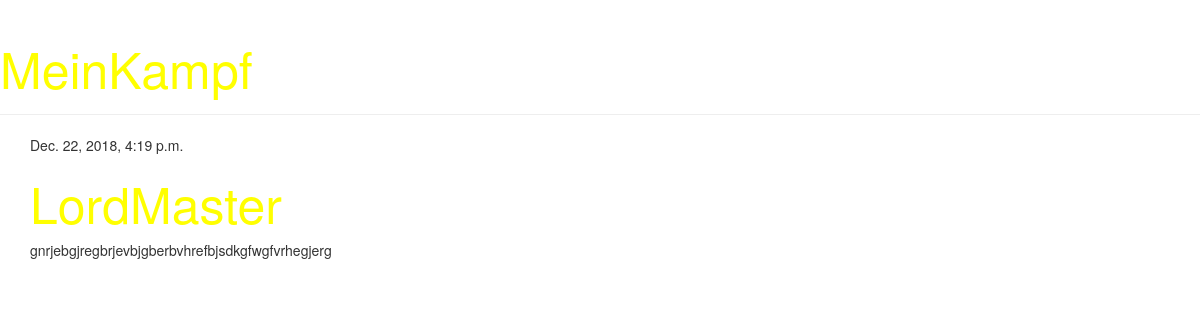
Before: / with the older database file.
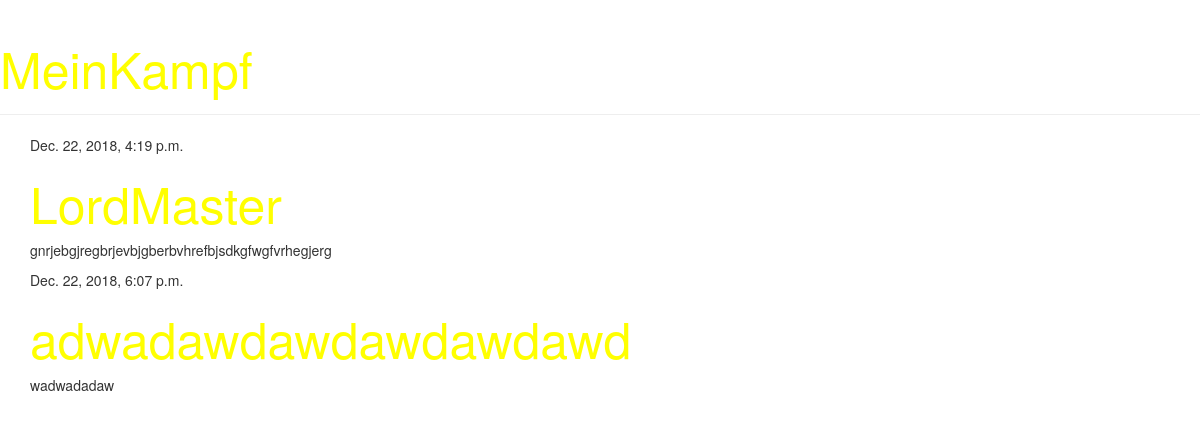
After: the same page with the newer database file.
### blog/models.py (models this page shows, shortened)
class Post(models.Model):
    author = models.ForeignKey(settings.AUTH_USER_MODEL, on_delete=models.CASCADE)
    title = models.CharField(max_length=200)
    text = models.TextField()
    created_date = models.DateTimeField(default=timezone.now)
    published_date = models.DateTimeField(blank=True, null=True)

### blog/views.py (the view)
def post_list(request):
    posts = Post.objects.filter(published_date__lte=timezone.now()).order_by('published_date')
    return render(request, 'blog/post_list.html', {'posts': posts})

### blog/templates/blog/post_list.html
{% extends 'blog/base.html' %}
{% block content %}
    {% for post in posts %}
        <div class="post">
            <div class="date">
                {{ post.published_date }}
            </div>
            <h1><a href="{% url 'post_detail' pk=post.pk %}">{{ post.title }}</a></h1>
            <p>{{ post.text|linebreaksbr }}</p>
        </div>
    {% endfor %}
{% endblock %}

### blog/templates/blog/base.html (shortened to what this page needs)
{% load static %}
<html>
    <head>
        <link rel="stylesheet" href="//maxcdn.bootstrapcdn.com/bootstrap/3.2.0/css/bootstrap.min.css">
        <link rel="stylesheet" href="//maxcdn.bootstrapcdn.com/bootstrap/3.2.0/css/bootstrap-theme.min.css">
        <link rel="stylesheet" href="{% static 'css/blog.css' %}">
    </head>
    <body>
      <body>
    <div class="page-header">
        <h1><a href="/">MeinKampf</a></h1>
    </div>
    <div class="content container">
        <div class="row">
            <div class="col-md-8">
            {% block content %}
            {% endblock %}
            </div>
        </div>
    </div>
</body>
    </body>
</html>

### blog/static/css/blog.css (style rules this page uses)
a { color: yellow; font-size: 50px; }

Changed rows visible on the page:
added Post: published_date "Dec. 22, 2018, 6:07 p.m.", title "adwadawdawdawdawdawd", text "wadwadadaw"
